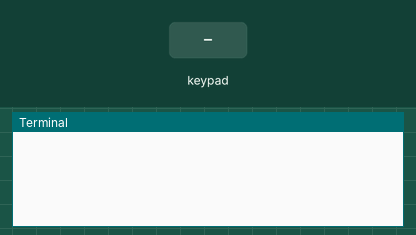
Recording of a program running on a simulated Raspberry Pi (BCM pin numbers). Parts: the last lines printed to the terminal. The inputs (shaded band) are chosen by the test bench.

Above: at 1.2 s.
1.3 s: key '1' pressed
At 2.2 s:
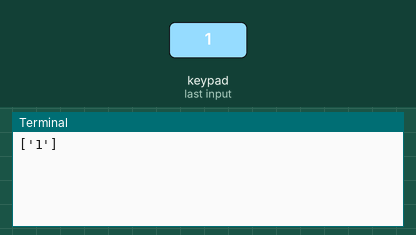
2.8 s: keypad keys 1 2 # pressed 0.4 s apart
At 4.1 s:
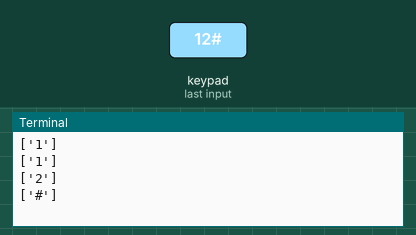
5.5 s: key 'A' pressed
At 6.7 s:
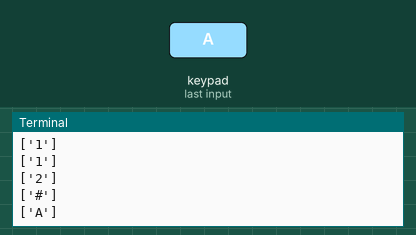
7.0 s: keypad keys 1 2 * pressed 0.4 s apart
At 8.7 s:
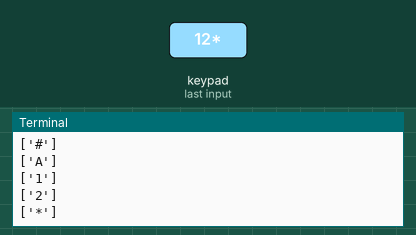
9.7 s: key 'B' pressed
At 10.2 s:
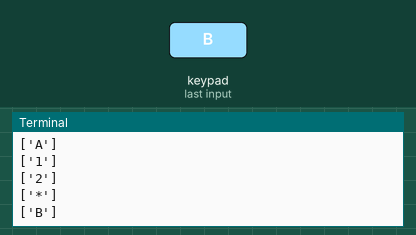
11.2 s: keypad keys 1 2 D pressed 0.4 s apart
At 13.3 s:
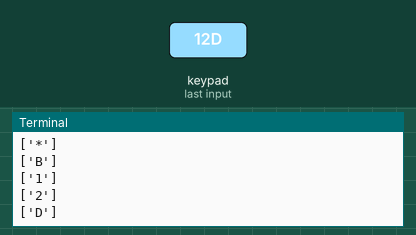

The program:

2.1.5_Keypad.py
```python
#!/usr/bin/env python3

import RPi.GPIO as GPIO
import time

class Keypad():

    def __init__(self, rowsPins, colsPins, keys):
        self.rowsPins = rowsPins
        self.colsPins = colsPins
        self.keys = keys
        GPIO.setwarnings(False)
        GPIO.setmode(GPIO.BCM)
        GPIO.setup(self.rowsPins, GPIO.OUT, initial=GPIO.LOW)
        GPIO.setup(self.colsPins, GPIO.IN, pull_up_down=GPIO.PUD_DOWN)

    def read(self):
        pressed_keys = []
        for i, row in enumerate(self.rowsPins):
            GPIO.output(row, GPIO.HIGH)
            for j, col in enumerate(self.colsPins):
                index = i * len(self.colsPins) + j
                if (GPIO.input(col) == 1):
                    pressed_keys.append(self.keys[index])
            GPIO.output(row, GPIO.LOW)
        return pressed_keys

def setup():
    global keypad, last_key_pressed
    rowsPins = [18,23,24,25]
    colsPins = [10,22,27,17]
    keys = ["1","2","3","A",
            "4","5","6","B",
            "7","8","9","C",
            "*","0","#","D"]
    keypad = Keypad(rowsPins, colsPins, keys)
    last_key_pressed = []

def loop():
    global keypad, last_key_pressed
    pressed_keys = keypad.read()
    if len(pressed_keys) != 0 and last_key_pressed != pressed_keys:
        print(pressed_keys)
    last_key_pressed = pressed_keys
    time.sleep(0.1)

# Define a destroy function for clean up everything after the script finished
def destroy():
    # Release resource
    GPIO.cleanup()

if __name__ == '__main__':     # Program start from here
    try:
        setup()
        while True:
            loop()
    except KeyboardInterrupt:   # When 'Ctrl+C' is pressed, the program destroy() will be executed.
        destroy()
```

Measured:
- after the input at 1.3 s, the terminal: prints a new line at once (image 1)
- after the input at 2.8 s, the terminal: prints a new line after 0.41 s (image 2)
- after the input at 5.5 s, the terminal: prints a new line at once (image 3)
- after the input at 7.0 s, the terminal: prints a new line at once (image 4)
- after the input at 9.7 s, the terminal: prints a new line at once (image 5)
- after the input at 11.2 s, the terminal: prints a new line at once (image 6)
